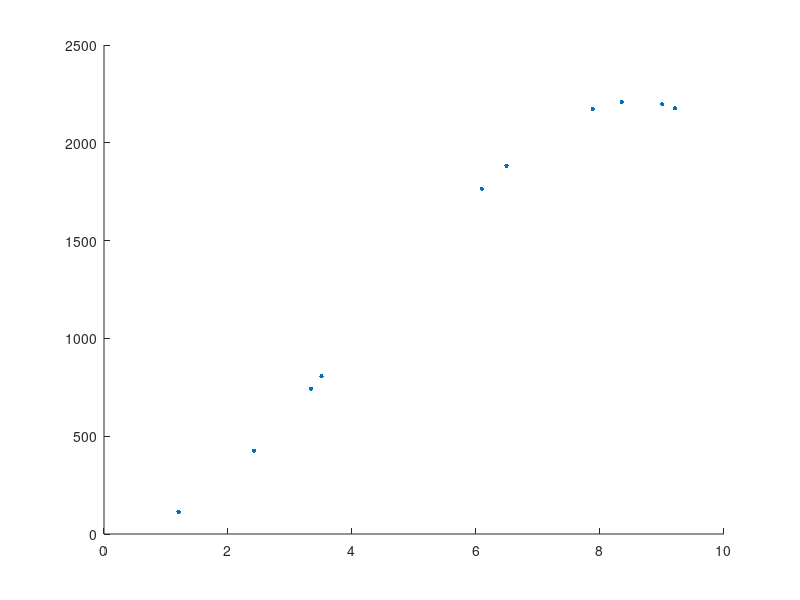
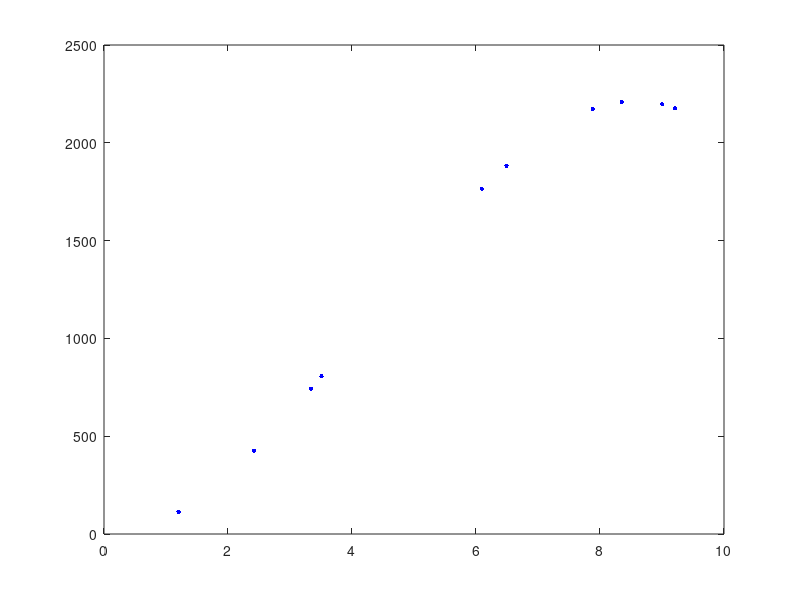

Write MATLAB code to recreate these figures, in order. (Note: this script raises an error after producing the figures.)
%HW6
clear all
% Problem 1. Curve fitting. 
% Part 1. Take 10 x values on the interval 0 < x <= 10 and then create y
% values from the x values by plugging the x values into a third order
% polynomial of your choice. Add random noise to the data by choosing a 
% random number% in the interval [-D, D]. Start with D = 1. Plot your data 
% in the x-y plane.

figure (1); hold on;
D = 1;%Noise level selected at 1, as per the instructions.
numopts = 10;
xx = sort(rand(numopts,1)*10);
yy = -7*xx.^3+90*xx.^2+2*xx-7+((rand(numopts,1)-0.5)*D);
plot (xx,yy,'.','MarkerSize',10);
hold off;



% Part 2. Fit your data with polynomials from order 1 to 9. Plot the fitted
% polynomials together with the data. 
figure (2);
plot (xx,yy,'b.','MarkerSize',10); hold on;
polytype = {'poly1','poly2','poly3','poly4','poly5','poly6','poly7','poly8','poly9'};

for ii = 1:9
[fit_out{ii},fit_metric{ii}] = fit(xx,yy,polytype{ii});
plot(fit_out{ii}); set(gca,'Fontsize',8); hold on;
end
legend(polytype);
hold off;

% Part 3. On a separate plot, plot the R^2 and adjusted R^2 as a function
% of the order of the polynomial. 

figure(3);
for ii = 1:9
    plot(ii,fit_metric{ii}.rsquare,'rs'); hold on;
    plot(ii,fit_metric{ii}.adjrsquare,'bo'); hold on;
    xlabel('Polynomial Order','FontSize',14); ylabel('R^2 value');
    legend({'R^2','R^2 Adjusted'})
end
hold off;



% Part 4. Repeat parts 1 - 3 for D = 10 and D = 1000. Comment on the
% results. 
%%
%Adam Howard:Steps 1-3 passed to the function called "makeRandFit" to 
%simply part 4.
clear all
numopts = 10;
xx = sort(rand(numopts,1)*10);
[fit_out,fit_metric] = makeRandFit(xx,1,4);
[fit_out1,fit_metric1] = makeRandFit(xx,10,5);
[fit_out2,fit_metric2] = makeRandFit(xx,1000,6);

%The difference caused by the nosie from almost no noise (1) to a ten fold
%increase in nosie was nearly undetecable. The fit function had almost no
%trouble fitting a third order regression to it. The 1000 noise level,
%however, significanly disrupted the ability to describe the regression
%accurately and could only be modeled (in my example) by an eight order
%regression. 


% Part 5. Now repeat parts 1-3 but take 100 x values on the interval 0 < x <=
% 10. Comment on the results. 
clear all
numopts = 100;
xx = sort(rand(numopts,1)*10);
[fit_out,fit_metric] = makeRandFit(xx,1,7);

%The fit function still correctly identifies the regression as a 3rd order
%fit. The major change is oberserved in the plot of the residuals. The
%adjusted residual value is now the same as the residual due to the
%increased sample size. 


%%
% Problem 2. Basic statistics. 
% Part 1. Consider two different distributions - Gaussian numbers with a mean of
% 0 and variance 1 and Gaussian numbers with a mean of 1 and variance 1.
clear all

% (1) Make a plot of the average p-value for the t-test comparing N random
% numbers chosen from each of these two distributions as a function of N.

for N = 2:50
    for ii = 1:100
    Gaus0 = randn(N,1);
    Gaus1 = randn(N,1)+1;
    [is_sig(ii), pval(ii)] = ttest2(Gaus0,Gaus1);
    end
    avgPval(N) = mean(pval);
end

figure(8); plot(1:50,avgPval,'b.')

%%
clear all

% Part 2. Now keep the first distribution the same, but vary the mean of
% the second distribution between 0 and 10 with the same variance and
% repeat part one. Make a plot of all of these different curves on the same
% set of axes. What is special about the case where the mean of the second
% distribution is 0? 

for N = 2:50
    for q = 1:11
        for ii = 1:100
        Gaus0 = randn(N,1);
        Gaus1 = randn(N,1)+(q-1);
        [is_sig(ii), pval(ii)] = ttest2(Gaus0,Gaus1);
        end
        avgPval(q,N) = mean(pval);
    end
    
end

figure(9);
lnclr = {'b-','g-','r-','c-','m-','y-','k-','k--','b--','r--'};
xx = [1:50]; 
for ii = 1:q
plot(xx,avgPval(ii,:))
hold on;
end
xlabel('number of samples');ylabel('pvalue');legend('mean Dif = 0','mean Dif = 1','mean Dif = 2','mean Dif = 3',...
    'mean Dif = 4','mean Dif = 5','mean Dif = 6','mean Dif = 7','mean Dif = 8','mean Dif = 9','mean Dif = 10');
disp('end q2 part 2')
%Adam: There is a special case when the means are the same shows that they
%do not trend towards becoming more different with an increased number of
%samples in the set. Under the other conditions with different means
%between the two sets, as sample size increases, so does likely hood that
%their means will be different. If the means are the same, however, this
%will never be true.
%%
% Part 3. Now keep the means of the two distributions at 0 and 1 as in part
% 1, but vary the variance of both distributions simultaneiously between 0.1 and 10 and plot the 
% p-values vs the number of numbers drawn as before. Comment on your results.  
clear all

for N = 2:100
    N
    for q = 1:100
        for ii = 1:100
        Gaus0 = (q/10).*randn(N,1);
        Gaus1 = 1+(q/10).*randn(N,1);
        [is_sig(ii), pval(ii)] = ttest2(Gaus0,Gaus1);
        end
        avgPval(q,N) = mean(pval);
    end
end

figure(10);
xx = [1:100]; 
for ii = 1:q
plot(xx,avgPval(ii,:))
hold on;
end
xlabel('number of samples');ylabel('pvalue');

%Adam Howard: The pvalues are the same for each analysis becasue the t-test
%only measures the difference between the means, but does not take into
%account the size of the variance within the data. So as we vary the data,
%no matter how widely, only


